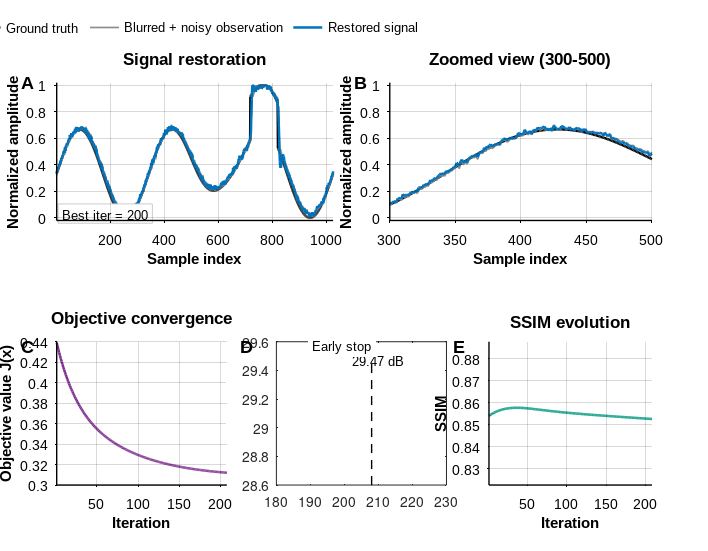
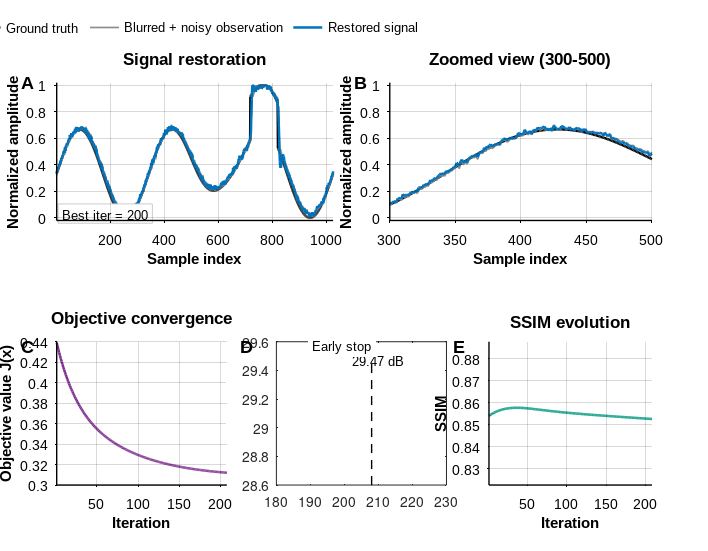
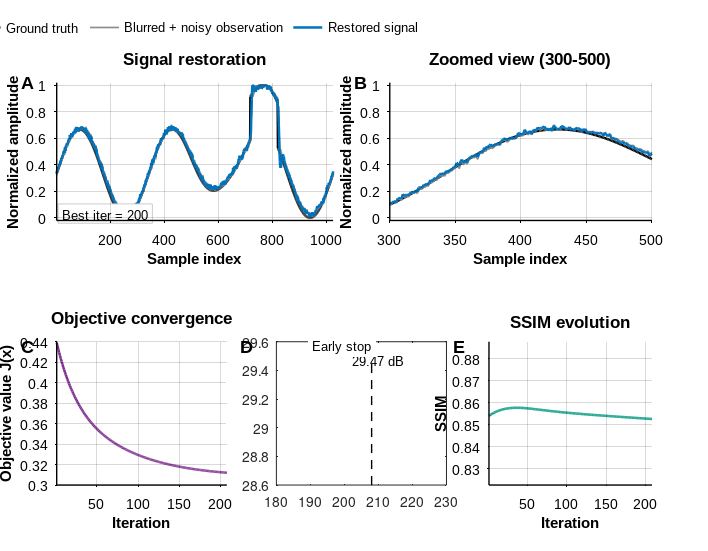
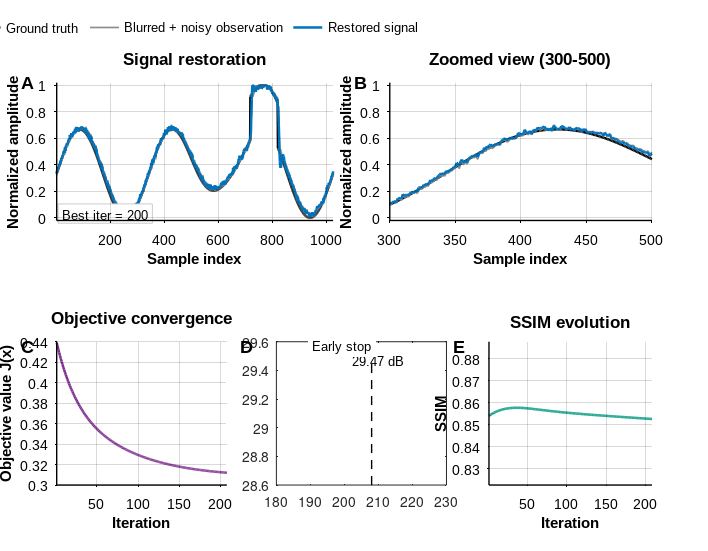

Recreate these plots in MATLAB, in order.
function R = gi_signal_enhancement_v4(opts)
% GI_SIGNAL_ENHANCEMENT_V4
% FINAL VERSION - Gaussian only
% MATLAB R2016a compatible
% Journal-ready figure export for Figure 4
%
% Usage:
%   R = gi_signal_enhancement_v4;
%   R = gi_signal_enhancement_v4(struct('show_plots',true));
%
% Output directory:
%   C:\Users\esray\Desktop\comparison_figures

if nargin < 1
    opts = struct();
end

clc;
close all;
rng(0);

% -------------------------------------------------------------------------
% 0) Synthetic signal generation
% -------------------------------------------------------------------------
N = 1024;
x_true = make_synthetic_signal(N);      % [0,1]
h = gauss_kernel(9, 2);
h = h(:);

Hx = conv_circ(x_true, h);

% Gaussian degradation only
sigma_input = 0.01;
b = clip01(Hx + sigma_input * randn(size(Hx)));

% -------------------------------------------------------------------------
% 1) Parameters
% -------------------------------------------------------------------------
P = struct();

% Algorithm parameters
P.maxit          = 500;
P.tau            = 0.06;
P.alpha          = 0.08;
P.stop_eps       = 1e-4;
P.stop_patience  = 8;
P.psnr_maxI      = 1;

% Ishikawa-type mixing
P.beta_a         = 8;
P.beta_b         = 60;
P.beta_min       = 0.03;
P.beta_max       = 0.15;

P.sigma_a        = 8;
P.sigma_b        = 60;
P.sigma_min      = 0.03;
P.sigma_max      = 0.15;

% Figure/export settings
P.show_plots       = true;
P.export_plots     = true;
P.output_dir       = 'C:\Users\esray\Desktop\comparison_figures';

P.fig_width_cm     = 18.0;
P.fig_height_cm    = 14.0;

P.font_name        = 'Arial';
P.font_size_axes   = 10;
P.font_size_label  = 11;
P.font_size_title  = 12;
P.font_size_legend = 9;
P.font_size_panel  = 13;

P.line_width_main  = 1.8;
P.line_width_minor = 1.2;
P.axes_line_width  = 1.0;
P.export_dpi       = 600;

% User overrides
fn = fieldnames(opts);
for k = 1:numel(fn)
    P.(fn{k}) = opts.(fn{k});
end

% Safe scaling
x_true = rescale01(double(x_true));
b      = rescale01(double(b));

% -------------------------------------------------------------------------
% 2) Initialization
% -------------------------------------------------------------------------
x = b;

PSNR = nan(P.maxit,1);
SSIM = nan(P.maxit,1);
J    = nan(P.maxit,1);

bestPSNR = -Inf;
bestx = x;
best_iter = 1;
stop_iter = P.maxit;

% -------------------------------------------------------------------------
% 3) Iterative process
% -------------------------------------------------------------------------
for n = 1:P.maxit

    beta_n  = clamp(P.beta_a  / (n + P.beta_b),  P.beta_min,  P.beta_max);
    sigma_n = clamp(P.sigma_a / (n + P.sigma_b), P.sigma_min, P.sigma_max);

    % C-operator
    Cx = grad_step_gaussian(x, b, h, P);
    y  = (1 - beta_n) * x + beta_n * Cx;

    % Backtracking for I-operator
    if n == 1 || ~isfinite(J(n-1))
        J_prev = inf;
    else
        J_prev = J(n-1);
    end

    local_tau = P.tau;
    max_bt = 8;
    bt = 0;

    while true
        Ptmp = P;
        Ptmp.tau = local_tau;

        Iy = grad_step_gaussian(y, b, h, Ptmp);
        x_cand = (1 - sigma_n) * x + sigma_n * Iy;

        J_cand = obj_val_gaussian(x_cand, b, h, P);
        if ~isfinite(J_cand)
            J_cand = inf;
        end

        if ~isfinite(J_prev) || (J_cand <= J_prev * (1 + 1e-5)) || bt >= max_bt
            x_new = x_cand;
            J(n) = J_cand;
            break;
        else
            local_tau = 0.5 * local_tau;
            bt = bt + 1;
        end
    end

    % Metrics
    PSNR(n) = psnr_safe(x_new, x_true, P.psnr_maxI);
    SSIM(n) = ssim1d(x_new, x_true, P.psnr_maxI);

    % Divergence protection
    if any(~isfinite([J(n), PSNR(n), SSIM(n)])) || J(n) > 1e12
        fprintf('[WARN] Divergence/overflow at iteration %d. Stopping.\n', n);
        x = x_new;
        stop_iter = n;
        break;
    end

    % Best PSNR
    if PSNR(n) > bestPSNR
        bestPSNR = PSNR(n);
        bestx = x_new;
        best_iter = n;
    end

    % Early stopping
    if n > P.stop_patience
        if (n - best_iter) >= P.stop_patience
            fprintf('Early stop at iteration %d (no PSNR improvement for %d iterations).\n', ...
                n, P.stop_patience);
            x = x_new;
            stop_iter = n;
            break;
        end

        Jw  = J(n-P.stop_patience+1:n);
        rel = abs(diff(Jw)) ./ max(abs(Jw(1:end-1)), eps);
        rel = rel(~isnan(rel) & ~isinf(rel));

        if ~isempty(rel) && mean(rel) < P.stop_eps
            fprintf('Early stop at iteration %d (flat objective).\n', n);
            x = x_new;
            stop_iter = n;
            break;
        end
    end

    x = x_new;
    stop_iter = n;
end

it_end = stop_iter;
PSNR = PSNR(1:it_end);
SSIM = SSIM(1:it_end);
J    = J(1:it_end);

if best_iter > numel(PSNR)
    best_iter = numel(PSNR);
end

% -------------------------------------------------------------------------
% 4) Figure creation and export
% -------------------------------------------------------------------------
saved_files = {};
caption_text = '';

if P.show_plots || P.export_plots
    [saved_files, caption_text] = create_plos_figure( ...
        x_true, b, bestx, J, PSNR, SSIM, best_iter, it_end, P);
end

% -------------------------------------------------------------------------
% 5) Output structure
% -------------------------------------------------------------------------
R = struct();
R.x_true       = x_true;
R.b            = b;
R.x            = bestx;
R.PSNR         = PSNR;
R.SSIM         = SSIM;
R.J            = J;
R.best_iter    = best_iter;
R.stop_iter    = it_end;
R.params       = P;
R.saved_files  = saved_files;
R.caption_text = caption_text;

fprintf('[GAUSSIAN] Ended at iteration %d | Best PSNR = %.2f dB (iteration %d) | Final SSIM = %.4f\n', ...
    it_end, bestPSNR, best_iter, SSIM(end));

end

% =========================================================================
% Figure creation
% =========================================================================
function [saved_files, caption_text] = create_plos_figure(x_true, b, x_best, J, PSNR, SSIM, best_iter, stop_iter, P)

saved_files = {};
iters = 1:numel(J);

i1 = 300;
i2 = 500;
i1 = max(1, min(i1, numel(x_true)));
i2 = max(i1, min(i2, numel(x_true)));

% Print-safe colors
c_true = [0.00 0.00 0.00];
c_obs  = [0.55 0.55 0.55];
c_rest = [0.00 0.45 0.74];
c_obj  = [0.49 0.18 0.56];
c_psnr = [0.85 0.33 0.10];
c_ssim = [0.00 0.60 0.50];

fig = figure( ...
    'Color', 'w', ...
    'Units', 'centimeters', ...
    'Position', [1 1 P.fig_width_cm P.fig_height_cm], ...
    'PaperUnits', 'centimeters', ...
    'PaperPosition', [0 0 P.fig_width_cm P.fig_height_cm], ...
    'PaperSize', [P.fig_width_cm P.fig_height_cm], ...
    'Name', 'Figure 4 - Gaussian signal enhancement', ...
    'NumberTitle', 'off');

% ---------------- Panel A ----------------
ax1 = axes('Parent', fig, 'Units', 'normalized', 'Position', [0.08 0.60 0.39 0.25]);
hold(ax1, 'on');
plot(ax1, x_true, 'Color', c_true, 'LineWidth', P.line_width_main);
plot(ax1, b,      'Color', c_obs,  'LineWidth', P.line_width_minor);
plot(ax1, x_best, 'Color', c_rest, 'LineWidth', P.line_width_main);
hold(ax1, 'off');
set_common_axes_style(ax1, P);
xlim(ax1, [1 numel(x_true)]);
ylim(ax1, [-0.02 1.02]);
xlabel(ax1, 'Sample index', 'FontName', P.font_name, 'FontSize', P.font_size_label, 'FontWeight', 'bold');
ylabel(ax1, 'Normalized amplitude', 'FontName', P.font_name, 'FontSize', P.font_size_label, 'FontWeight', 'bold');
title(ax1, 'Signal restoration', 'FontName', P.font_name, 'FontSize', P.font_size_title, 'FontWeight', 'bold');

% Clean legend placement
leg = legend(ax1, {'Ground truth', 'Blurred + noisy observation', 'Restored signal'});
set(leg, 'Location', 'northoutside', ...
    'Orientation', 'horizontal', ...
    'Box', 'off', ...
    'FontName', P.font_name, ...
    'FontSize', P.font_size_legend);

% Small concise note only
text(0.02, 0.05, sprintf('Best iter = %d', best_iter), ...
    'Parent', ax1, ...
    'Units', 'normalized', ...
    'FontName', P.font_name, ...
    'FontSize', P.font_size_legend, ...
    'BackgroundColor', [1 1 1], ...
    'EdgeColor', [0.80 0.80 0.80], ...
    'Margin', 3);

% ---------------- Panel B ----------------
ax2 = axes('Parent', fig, 'Units', 'normalized', 'Position', [0.55 0.60 0.37 0.25]);
hold(ax2, 'on');
plot(ax2, i1:i2, x_true(i1:i2), 'Color', c_true, 'LineWidth', P.line_width_main);
plot(ax2, i1:i2, b(i1:i2),      'Color', c_obs,  'LineWidth', P.line_width_minor);
plot(ax2, i1:i2, x_best(i1:i2), 'Color', c_rest, 'LineWidth', P.line_width_main);
hold(ax2, 'off');
set_common_axes_style(ax2, P);
xlim(ax2, [i1 i2]);
ylim(ax2, [-0.02 1.02]);
xlabel(ax2, 'Sample index', 'FontName', P.font_name, 'FontSize', P.font_size_label, 'FontWeight', 'bold');
ylabel(ax2, 'Normalized amplitude', 'FontName', P.font_name, 'FontSize', P.font_size_label, 'FontWeight', 'bold');
title(ax2, sprintf('Zoomed view (%d-%d)', i1, i2), ...
    'FontName', P.font_name, 'FontSize', P.font_size_title, 'FontWeight', 'bold');

% ---------------- Panel C ----------------
ax3 = axes('Parent', fig, 'Units', 'normalized', 'Position', [0.08 0.12 0.24 0.26]);
plot(ax3, iters, J, 'Color', c_obj, 'LineWidth', P.line_width_main);
set_common_axes_style(ax3, P);
xlim(ax3, [1 numel(J)]);
xlabel(ax3, 'Iteration', 'FontName', P.font_name, 'FontSize', P.font_size_label, 'FontWeight', 'bold');
ylabel(ax3, 'Objective value J(x)', 'FontName', P.font_name, 'FontSize', P.font_size_label, 'FontWeight', 'bold');
title(ax3, 'Objective convergence', 'FontName', P.font_name, 'FontSize', P.font_size_title, 'FontWeight', 'bold');

% ---------------- Panel D ----------------
ax4 = axes('Parent', fig, 'Units', 'normalized', 'Position', [0.39 0.12 0.24 0.26]);
plot(ax4, iters, PSNR, 'Color', c_psnr, 'LineWidth', P.line_width_main);
hold(ax4, 'on');
plot(ax4, best_iter, PSNR(best_iter), 'o', ...
    'MarkerSize', 7, ...
    'MarkerEdgeColor', c_psnr, ...
    'MarkerFaceColor', [1 1 1], ...
    'LineWidth', 1.2);

% Early stop marker
plot(ax4, [stop_iter stop_iter], ylim_temp(ax4, PSNR), '--k', 'LineWidth', 1.0);
hold(ax4, 'off');

set_common_axes_style(ax4, P);
xlim(ax4, [1 numel(PSNR)]);
xlabel(ax4, 'Iteration', 'FontName', P.font_name, 'FontSize', P.font_size_label, 'FontWeight', 'bold');
ylabel(ax4, 'PSNR (dB)', 'FontName', P.font_name, 'FontSize', P.font_size_label, 'FontWeight', 'bold');
title(ax4, 'PSNR improvement', 'FontName', P.font_name, 'FontSize', P.font_size_title, 'FontWeight', 'bold');

yl4 = get(ax4, 'YLim');
plot(ax4, [stop_iter stop_iter], yl4, '--k', 'LineWidth', 1.0);

text(best_iter, PSNR(best_iter), sprintf('  %.2f dB', PSNR(best_iter)), ...
    'Parent', ax4, 'FontName', P.font_name, 'FontSize', P.font_size_legend);
text(stop_iter, yl4(2) - 0.03*(yl4(2)-yl4(1)), 'Early stop', ...
    'Parent', ax4, 'FontName', P.font_name, 'FontSize', P.font_size_legend, ...
    'HorizontalAlignment', 'right', 'BackgroundColor', [1 1 1]);

% ---------------- Panel E ----------------
ax5 = axes('Parent', fig, 'Units', 'normalized', 'Position', [0.69 0.12 0.23 0.26]);
plot(ax5, iters, SSIM, 'Color', c_ssim, 'LineWidth', P.line_width_main);
set_common_axes_style(ax5, P);
xlim(ax5, [1 numel(SSIM)]);
ylim(ax5, [max(0, min(SSIM)-0.03) min(1, max(SSIM)+0.03)]);
xlabel(ax5, 'Iteration', 'FontName', P.font_name, 'FontSize', P.font_size_label, 'FontWeight', 'bold');
ylabel(ax5, 'SSIM', 'FontName', P.font_name, 'FontSize', P.font_size_label, 'FontWeight', 'bold');
title(ax5, 'SSIM evolution', 'FontName', P.font_name, 'FontSize', P.font_size_title, 'FontWeight', 'bold');

% Panel labels
annotation(fig, 'textbox', [0.03 0.84 0.03 0.03], 'String', 'A', ...
    'LineStyle', 'none', 'FontName', P.font_name, 'FontSize', P.font_size_panel, 'FontWeight', 'bold');
annotation(fig, 'textbox', [0.50 0.84 0.03 0.03], 'String', 'B', ...
    'LineStyle', 'none', 'FontName', P.font_name, 'FontSize', P.font_size_panel, 'FontWeight', 'bold');
annotation(fig, 'textbox', [0.03 0.36 0.03 0.03], 'String', 'C', ...
    'LineStyle', 'none', 'FontName', P.font_name, 'FontSize', P.font_size_panel, 'FontWeight', 'bold');
annotation(fig, 'textbox', [0.34 0.36 0.03 0.03], 'String', 'D', ...
    'LineStyle', 'none', 'FontName', P.font_name, 'FontSize', P.font_size_panel, 'FontWeight', 'bold');
annotation(fig, 'textbox', [0.64 0.36 0.03 0.03], 'String', 'E', ...
    'LineStyle', 'none', 'FontName', P.font_name, 'FontSize', P.font_size_panel, 'FontWeight', 'bold');

caption_text = build_caption(best_iter, stop_iter, PSNR(best_iter), SSIM(end));

if P.export_plots
    outdir = P.output_dir;
    if exist(outdir, 'dir') ~= 7
        mkdir(outdir);
    end

    base_name = fullfile(outdir, 'Fig4_Gaussian_Main');

    print(fig, [base_name '.tif'], '-dtiff', ['-r' num2str(P.export_dpi)]);
    print(fig, [base_name '.png'], '-dpng',  ['-r' num2str(P.export_dpi)]);
    print(fig, [base_name '.eps'], '-depsc', '-painters');
    print(fig, [base_name '.pdf'], '-dpdf',  '-painters');

    fid = fopen(fullfile(outdir, 'Fig4_Gaussian_Caption.txt'), 'w');
    if fid ~= -1
        fprintf(fid, '%s\r\n', caption_text);
        fclose(fid);
    end

    saved_files = { ...
        [base_name '.tif'], ...
        [base_name '.png'], ...
        [base_name '.eps'], ...
        [base_name '.pdf'], ...
        fullfile(outdir, 'Fig4_Gaussian_Caption.txt')};
end

end

function set_common_axes_style(ax, P)
set(ax, ...
    'Box', 'off', ...
    'LineWidth', P.axes_line_width, ...
    'FontName', P.font_name, ...
    'FontSize', P.font_size_axes, ...
    'TickDir', 'out', ...
    'Layer', 'top', ...
    'XColor', [0 0 0], ...
    'YColor', [0 0 0], ...
    'Color', 'none');
grid(ax, 'on');
end

function yl = ylim_temp(~, y)
y = y(isfinite(y));
if isempty(y)
    yl = [0 1];
else
    ymin = min(y);
    ymax = max(y);
    pad = 0.05 * max(ymax - ymin, eps);
    yl = [ymin - pad, ymax + pad];
end
end

function txt = build_caption(best_iter, stop_iter, best_psnr, final_ssim)
txt = sprintf([ ...
    'Fig 4. Restoration and convergence behavior of the proposed two-step G-I-nonexpansive mapping for one-dimensional signal enhancement under Gaussian blur and additive Gaussian noise (sigma = 0.01). ' ...
    'Panel A compares the ground-truth signal, degraded observation, and restored signal. ' ...
    'Panel B presents a zoomed view of the restoration over samples 300-500. ' ...
    'Panel C shows the steady decrease of the objective value J(x). ' ...
    'Panel D illustrates the PSNR increase across iterations; the best performance is achieved at iteration %d with PSNR = %.2f dB, and the vertical dashed line marks the stopping iteration (%d). ' ...
    'Panel E shows the SSIM evolution, which remains at a high level throughout the iterative process. ' ...
    'The final SSIM is %.4f.'], ...
    best_iter, best_psnr, stop_iter, final_ssim);
end

% =========================================================================
% Core model
% =========================================================================
function y = grad_step_gaussian(x, b, h, P)
r = conv_circ(x, h) - b;
Ht_r = conv_circ(r, flipud(h(:)));
Lapx = lap1d(x);
y = x - P.tau * (Ht_r + P.alpha * Lapx);
y = clip01(y);
end

function val = obj_val_gaussian(x, b, h, P)
r = conv_circ(x, h) - b;
data = 0.5 * sum(r.^2);
reg  = 0.5 * P.alpha * sum((lap1d(x)).^2);
val  = data + reg;
end

% =========================================================================
% Helpers
% =========================================================================
function Lx = lap1d(x)
Lx = 2*x - circshift(x,1) - circshift(x,-1);
end

function y = conv_circ(x, h)
x = x(:);
h = h(:);
N = numel(x);
y = real(ifft(fft(x) .* fft(h, N)));
end

function k = gauss_kernel(w, s)
if mod(w,2) == 0
    w = w + 1;
end
m = (w-1)/2;
x = (-m:m)';
k = exp(-(x.^2)/(2*s^2));
k = k / sum(k);
end

function v = psnr_safe(x, y, maxI)
if nargin < 3
    maxI = 1;
end
x = double(x(:));
y = double(y(:));
mse = mean((x - y).^2);
if ~isfinite(mse) || mse <= eps
    v = 100;
else
    v = 10 * log10((maxI.^2) / mse);
end
end

function s = ssim1d(x, y, maxI)
if nargin < 3
    maxI = 1;
end

x = double(x(:));
y = double(y(:));

win = 11;
w = ones(win,1) / win;

mu_x = conv(x, w, 'same');
mu_y = conv(y, w, 'same');

x2 = x.^2;
y2 = y.^2;
xy = x .* y;

sigma_x2 = conv(x2, w, 'same') - mu_x.^2;
sigma_y2 = conv(y2, w, 'same') - mu_y.^2;
sigma_xy = conv(xy, w, 'same') - mu_x .* mu_y;

C1 = (0.01 * maxI)^2;
C2 = (0.03 * maxI)^2;

num = (2 * mu_x .* mu_y + C1) .* (2 * sigma_xy + C2);
den = (mu_x.^2 + mu_y.^2 + C1) .* (sigma_x2 + sigma_y2 + C2);

smap = num ./ (den + eps);

if numel(smap) > 2*(win-1)
    s = mean(smap(win:end-win+1));
else
    s = mean(smap);
end
end

function y = rescale01(x)
xmin = min(x(:));
xmax = max(x(:));
if xmax > xmin
    y = (x - xmin) / (xmax - xmin);
else
    y = zeros(size(x));
end
end

function y = clip01(x)
y = min(max(x,0),1);
end

function z = clamp(x, a, b)
z = min(max(x,a),b);
end

function s = make_synthetic_signal(N)
t = linspace(0,1,N)';

s = 0.4 + 0.3*sin(2*pi*3*t) + 0.2*exp(-150*(t-0.6).^2);
mask = (t > 0.7 & t < 0.8);
s(mask) = s(mask) + 0.3;

s = clip01(s);
end
